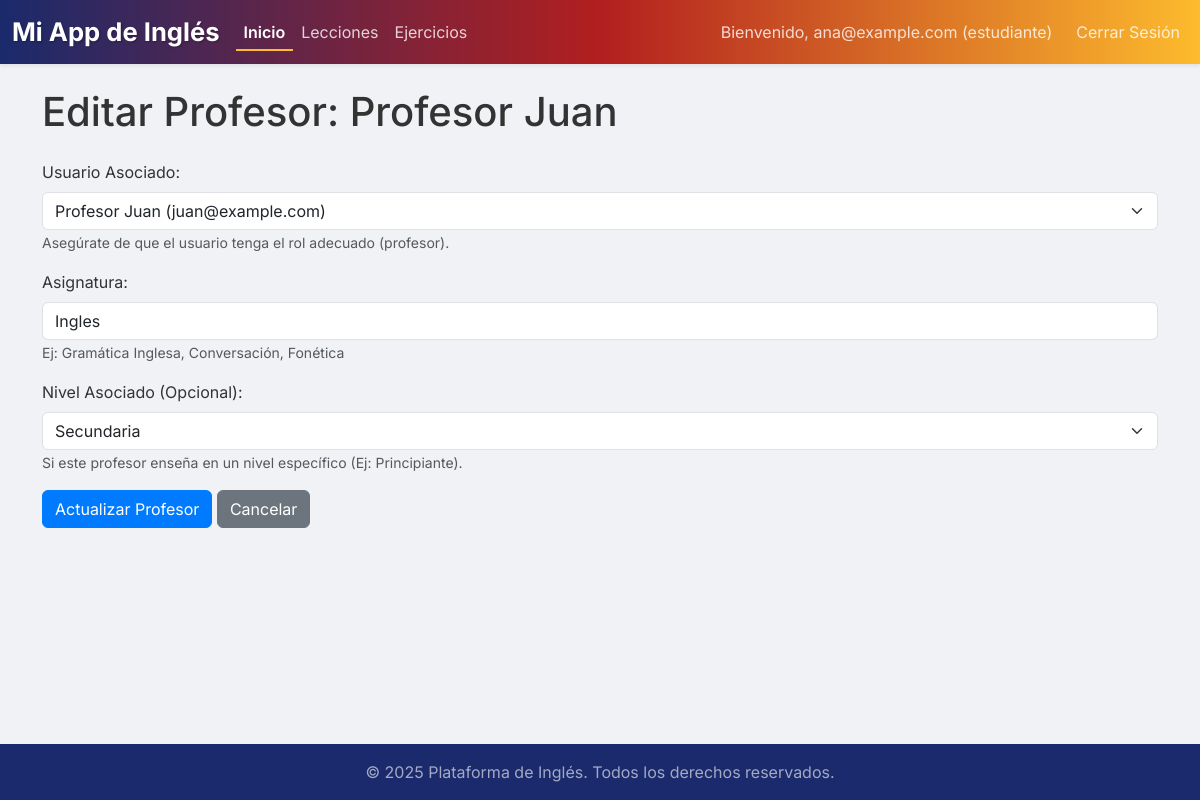
/editar_profesor_web/1 (signed in), run on the app's committed database.
### app.py (models this page shows, shortened)
class BaseModel(db.Model):
    __abstract__ = True # Indica que esta clase es abstracta y no se mapeará a una tabla
    @classmethod
    def get_all(cls):
        return cls.query.all()

class Usuario(BaseModel):
    __tablename__ = 'usuarios'
    id_usuario = db.Column(db.Integer, primary_key=True)
    nombre = db.Column(db.String(100), nullable=False)
    email = db.Column(db.String(120), unique=True, nullable=False)
    contrasena_hash = db.Column(db.String(255), nullable=False)
    rol = db.Column(db.String(50), nullable=False) # 'admin', 'profesor', 'estudiante'
    fecha_registro = db.Column(db.DateTime, default=datetime.datetime.now)
    activo = db.Column(db.Boolean, default=True)
    estudiante_rel = db.relationship('Estudiante', backref='usuario', uselist=False, lazy=True, cascade="all, delete-orphan")
    profesor_rel = db.relationship('Profesor', backref='usuario', uselist=False, lazy=True, cascade="all, delete-orphan")

class Profesor(BaseModel):
    __tablename__ = 'profesores'
    id_profesor = db.Column(db.Integer, primary_key=True)
    id_usuario = db.Column(db.Integer, db.ForeignKey('usuarios.id_usuario', ondelete='CASCADE'), unique=True, nullable=False)
    asignatura = db.Column(db.String(100), nullable=False) # Ej: 'Gramática Inglesa', 'Conversación'
    id_nivel = db.Column(db.Integer, db.ForeignKey('niveles.id_nivel'), nullable=True) # Opcional: si el profesor se especializa en un nivel (Aquí no se necesita ondelete si el Nivel no lo tiene)
    lecciones = db.relationship('Leccion', backref='profesor', lazy=True, cascade="all, delete-orphan")

class Nivel(BaseModel):
    __tablename__ = 'niveles'
    id_nivel = db.Column(db.Integer, primary_key=True)
    niveles = db.Column(db.String(80), unique=True, nullable=False)
    estudiantes = db.relationship('Estudiante', backref='nivel_obj', lazy=True)
    profesores = db.relationship('Profesor', backref='nivel_obj', lazy=True)
    lecciones = db.relationship('Leccion', backref='nivel_obj', lazy=True) # Si las lecciones tienen un nivel específico

### app.py (the view, shortened to what this page needs)
@app.route('/editar_profesor_web/<int:id_profesor>', methods=['GET', 'POST'])
@login_required
def editar_profesor_web(id_profesor):
    profesor = Profesor.query.get_or_404(id_profesor)
    usuarios_disponibles = Usuario.query.filter_by(rol='profesor').all()
    niveles_disponibles = Nivel.get_all()
    return render_template('editar_profesor.html', profesor=profesor, usuarios_disponibles=usuarios_disponibles, niveles_disponibles=niveles_disponibles)

### app.py (called while the page is built)
def login_required(f):
    @wraps(f)
    def decorated_function(*args, **kwargs):
        if 'user_id' not in session:
            flash('Necesitas iniciar sesión para acceder a esta página.', 'warning')
            return redirect(url_for('login'))
        return f(*args, **kwargs)
    return decorated_function

### templates/editar_profesor.html (shortened to what this page needs)
{% extends "base.html" %}
{% block content %}
    <h1 class="mb-4">Editar Profesor: {{ profesor.usuario.nombre if profesor.usuario else 'Desconocido' }}</h1>
    <form method="POST" action="{{ url_for('editar_profesor_web', id_profesor=profesor.id_profesor) }}">
        <div class="mb-3">
            <label for="id_usuario" class="form-label">Usuario Asociado:</label>
            <select class="form-select" id="id_usuario" name="id_usuario" required>
                {% for usuario in usuarios_disponibles %}
                    <option value="{{ usuario.id_usuario }}" {% if usuario.id_usuario == profesor.id_usuario %}selected{% endif %}>
                        {{ usuario.nombre }} ({{ usuario.email }})
                    </option>
                {% endfor %}
            </select>
            <small class="form-text text-muted">Asegúrate de que el usuario tenga el rol adecuado (profesor).</small>
        </div>
        <div class="mb-3">
            <label for="asignatura" class="form-label">Asignatura:</label>
            <input type="text" class="form-control" id="asignatura" name="asignatura" value="{{ profesor.asignatura }}" required>
            <small class="form-text text-muted">Ej: Gramática Inglesa, Conversación, Fonética</small>
        </div>
        <div class="mb-3">
            <label for="id_nivel" class="form-label">Nivel Asociado (Opcional):</label>
            <select class="form-select" id="id_nivel" name="id_nivel">
                {% for nivel in niveles_disponibles %}
                    <option value="{{ nivel.id_nivel }}" {% if nivel.id_nivel == profesor.id_nivel %}selected{% endif %}>
                        {{ nivel.niveles }}
                    </option>
                {% endfor %}
            </select>
            <small class="form-text text-muted">Si este profesor enseña en un nivel específico (Ej: Principiante).</small>
        </div>
        <button type="submit" class="btn btn-primary">Actualizar Profesor</button>
        <a href="{{ url_for('profesores_web') }}" class="btn btn-secondary">Cancelar</a>
    </form>
{% endblock %}

### static/css/style.css (style rules this page uses)
body { font-family: 'Inter', sans-serif; background-color: #f0f2f5; color: #333; min-height: 100vh; display: flex; flex-direction: column; }
.btn-primary { background-color: #007bff; border-color: #007bff; transition: background-color 0.3s ease, transform 0.2s ease; }
.btn-secondary { background-color: #6c757d; border-color: #6c757d; }

### data on the page
Usuario: usuario "Profesor Juan"
Profesor: id_usuario "Profesor Juan (juan@example.com)", asignatura "Ingles", id_nivel "Secundaria"

### other printed values
{{ session.get('user_email') }} "ana@example.com"
{{ session.get('user_rol') }} "estudiante"
